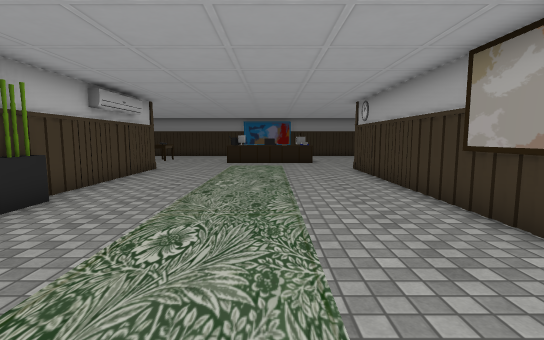
[1] (above)

13 first-person views from a walk through a Unity game level. The camera is 1.3 m above the floor, tilts 6° down and sees 85° across. Doors are open. The floor is counted in squares, 1 m on a side. Each view is taken from the middle of a square. On the plan, view 1 faces up. The plan holds only what a view shows up to about 14 squares ahead; the rest is blank. The player is left out. Some animated figures are left out. Some surface patterns are stand-ins.

[2]
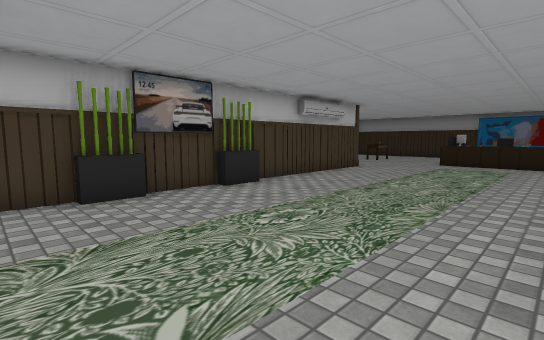

[3]
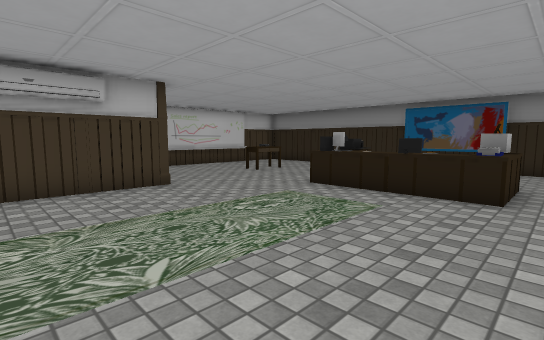

[4]
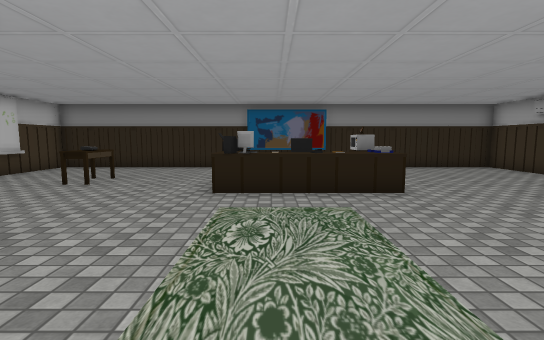

[5]
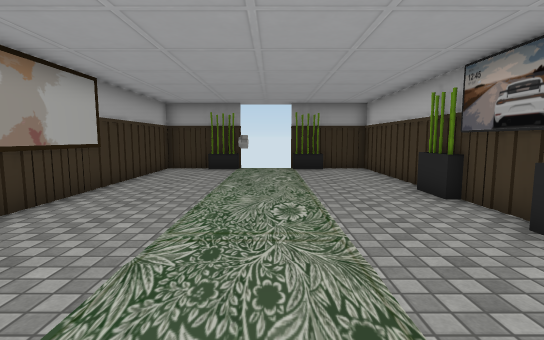

[6]
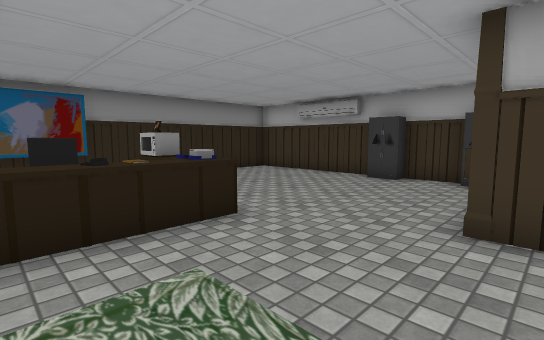

[7]
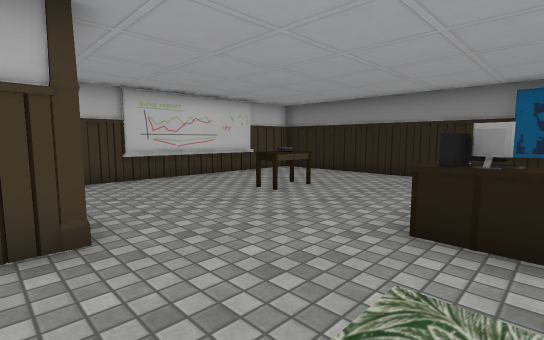

[8]
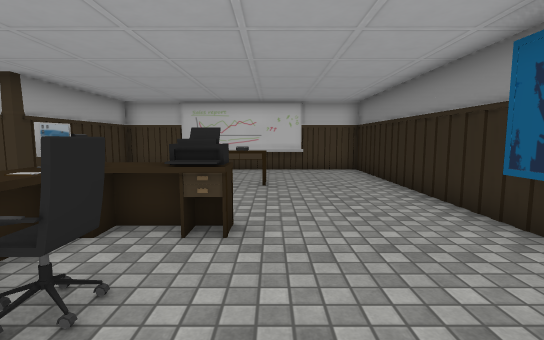

[9]
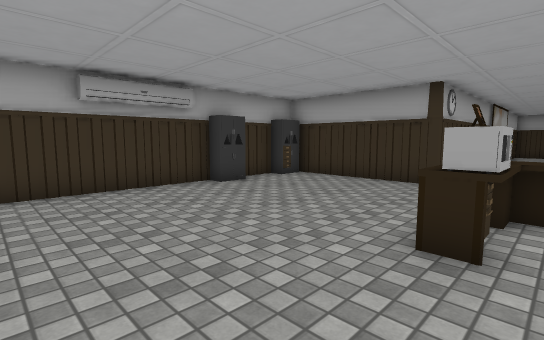

[10]
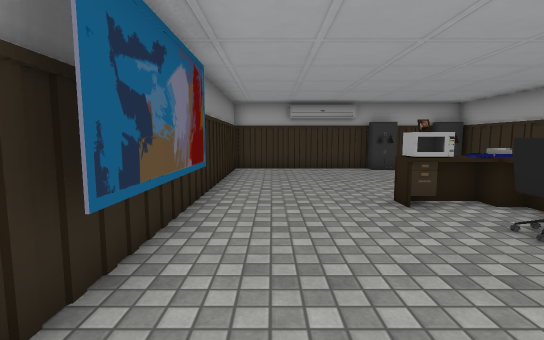

[11]
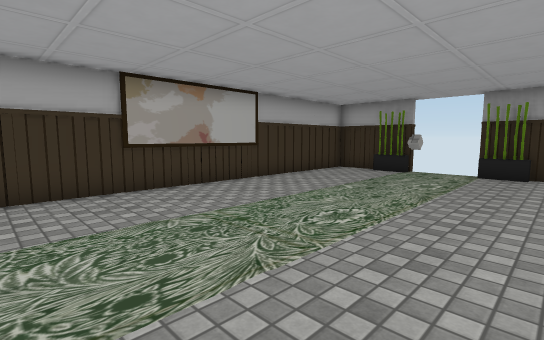

[12]
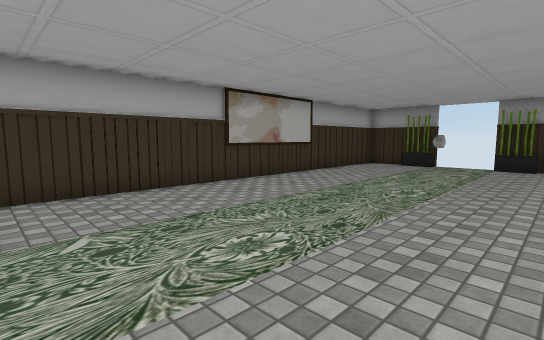

[13]
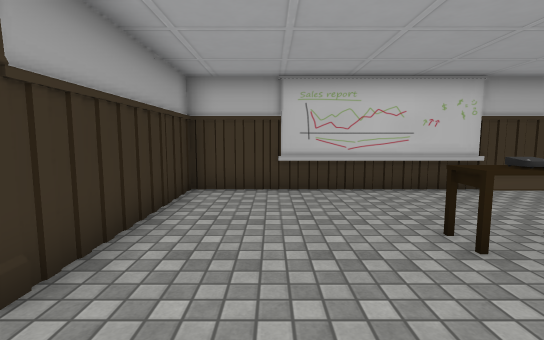

### Floor plan
Points are (right, up) in squares from view 1. A wall is a line through its corners. A room is listed if a view was taken in it or the views show most of it. See-through windows are left out.
Room 1 (views 1, 2, 3, 4, 5, 6, 7, 8, 9, 10, 11, 12, 13)
walls: (-5.2, 11.6) (-4.9, 11.3); (9, 14.4) (9, 22.6) (-10.6, 22.6) (-10.6, 12.9) (-5.1, 12.9) (-5.1, -4.1) (-1.8, -4.1); (0.4, -4.1) (3.6, -4.1) (3.6, 12.9) (8.7, 12.9); (0.4, -4.5) (0.4, -3.7)
low walls: (-4.7, 6.3) (-4.7, 4.9) (-5.1, 4.9); (-4.7, 2.8) (-4.7, 1.4); (-10.4, 20.4) (-10.4, 15.1); (0.4, -3.7) (1.8, -3.7); (-3.2, -3.7) (-1.9, -3.7)
ways out: open door at (-1, -4)
objects: other object (-7, 17) to (-6, 19); other object (-2, 16) to (-2, 17); other object (-2, 18); other object (-1, 16) to (-1, 17); other object (-1, 22) to (0, 22); other object (0, -4); other object (0, 16) to (0, 17); other object (0, 18); other object (1, 16) to (1, 17); other object (2, 16) to (2, 17); other object (2, 18); other object (8, 16) to (9, 16); other object (9, 14)

Where each view was taken, in squares from view 1:
view 1: 0 up, 0 right, facing up
view 2: 0 up, 2 right, facing up-left
view 3: 9 up, 3 right, facing up-left
view 4: 9 up, 1 left, facing up
view 5: 9 up, 1 left, facing down
view 6: 12 up, 1 left, facing up-right
view 7: 12 up, 1 left, facing up-left
view 8: 19 up, 2 right, facing left
view 9: 22 up, 1 right, facing down-right
view 10: 21 up, 4 left, facing right
view 11: 8 up, 4 left, facing down-right
view 12: 11 up, 4 left, facing down-right
view 13: 15 up, 3 left, facing left
